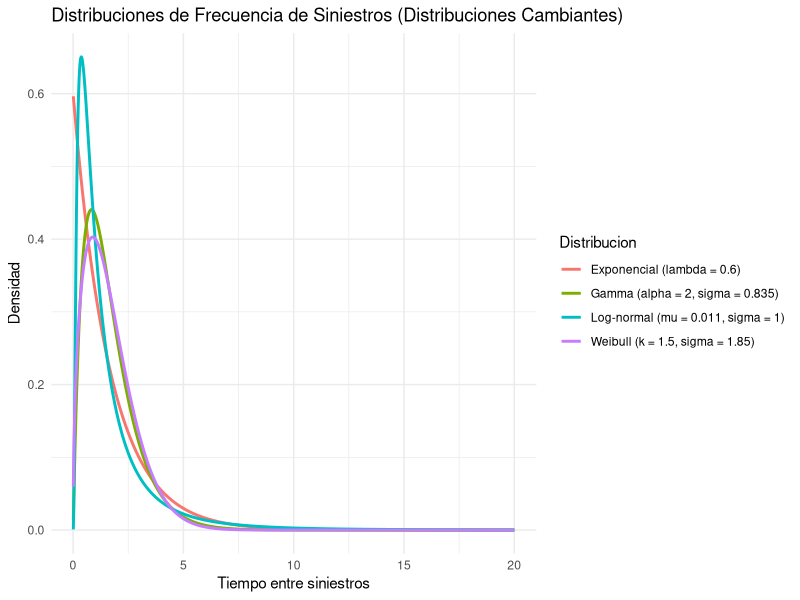
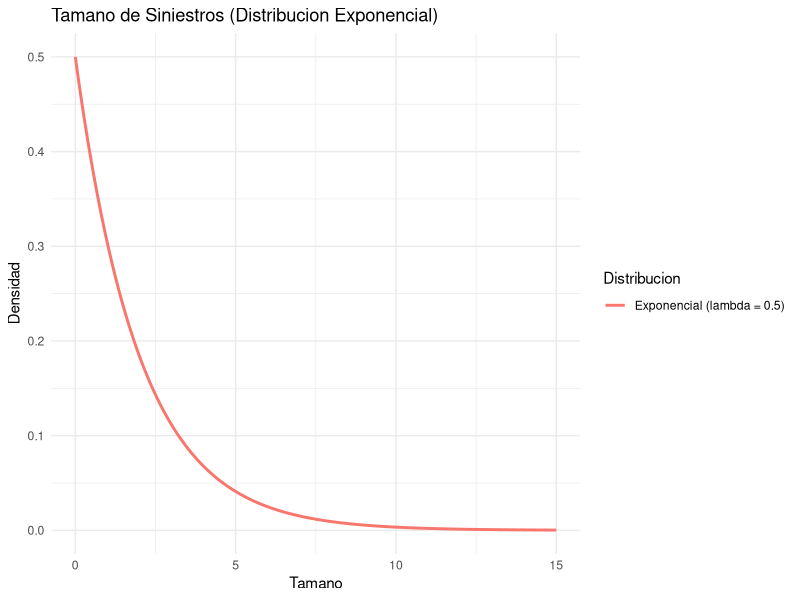
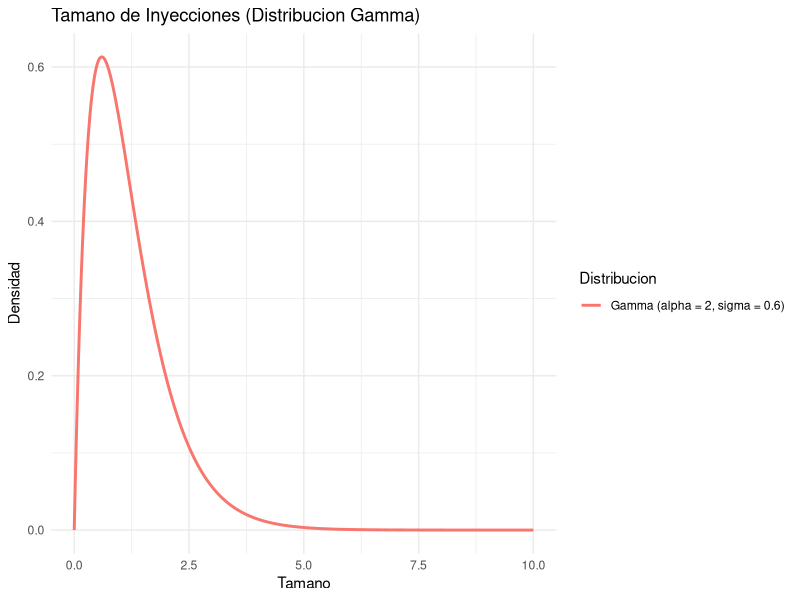

Here is the R script that generated these plots, in order:
set.seed(89)  # para reproducibilidad

### DISTRIBUCIONES ###

# PARTE II: Explorar diferentes procesos de frecuencia

### Fijos ###

## Parametros de frecuencia
# Parametros de la distribucion de arribos de inyecciones (Exponencial)
lambda_2 <- 0.3

## Parametros de tamano
# Parametros de la distribucion de tamanos de siniestros (Exponencial)
lambda_3 <- 0.5
# Parametros de la distribucion de tamanos de inyecciones (Gamma)
alpha <- 2
sigma <- 0.6

### Cambiantes ###

## Parametros de frecuencia
# Parametros de la distribucion de arribos de siniestros (Exponencial)
lambda <- 0.6
# Parametros de la distribucion de arribos de siniestros (Gamma)
alpha <- 2
sigma <- 0.835
# Parametros de la distribucion de arribos de siniestros (Log-normal)
mu <- 0.011
sigma <- 1
# Parametros de la distribucion de arribos de siniestros (Weibull)
sigma <- 1.85
k <- 1.5

### GRAFICAS ###

library(ggplot2)
if (!require(dplyr)) install.packages("dplyr")
library(dplyr)

# Frecuencias Cambiantes
x_freq <- seq(0.01, 20, length.out = 1000)

df_freq <- data.frame(
  x = rep(x_freq, 4),
  densidad = c(
    dexp(x_freq, rate = 0.6),
    dgamma(x_freq, shape = 2, scale = 0.835),
    dlnorm(x_freq, meanlog = 0.011, sdlog = 1),
    dweibull(x_freq, shape = 1.5, scale = 1.85)
  ),
  tipo = rep(c(
    "Exponencial (lambda = 0.6)",
    "Gamma (alpha = 2, sigma = 0.835)",
    "Log-normal (mu = 0.011, sigma = 1)",
    "Weibull (k = 1.5, sigma = 1.85)"
  ), each = length(x_freq))
)

ggplot(df_freq, aes(x = x, y = densidad, color = tipo)) +
  geom_line(size = 1) +
  labs(
    title = "Distribuciones de Frecuencia de Siniestros (Distribuciones Cambiantes)",
    x = "Tiempo entre siniestros",
    y = "Densidad",
    color = "Distribucion"
  ) +
  theme_minimal()

# Tamanos Fijos
x_tamano_sin <- seq(0, 15, length.out = 1000)
df_tamano_sin <- data.frame(
  x = x_tamano_sin,
  densidad = dexp(x_tamano_sin, rate = 0.5),
  tipo = "Exponencial (lambda = 0.5)"
)

ggplot(df_tamano_sin, aes(x = x, y = densidad, color = tipo)) +
  geom_line(size = 1) +
  labs(
    title = "Tamano de Siniestros (Distribucion Exponencial)",
    x = "Tamano",
    y = "Densidad",
    color = "Distribucion"
  ) +
  theme_minimal()

x_iny <- seq(0, 10, length.out = 1000)
df_gamma_iny <- data.frame(
  x = x_iny,
  densidad = dgamma(x_iny, shape = 2, scale = 0.6),
  tipo = "Gamma (alpha = 2, sigma = 0.6)"
)

ggplot(df_gamma_iny, aes(x = x, y = densidad, color = tipo)) +
  geom_line(size = 1) +
  labs(
    title = "Tamano de Inyecciones (Distribucion Gamma)",
    x = "Tamano",
    y = "Densidad",
    color = "Distribucion"
  ) +
  theme_minimal()
